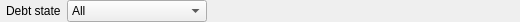
<?xml version="1.0" encoding="UTF-8"?>
<ui version="4.0">
 <class>FHeaderDebt</class>
 <widget class="QWidget" name="FHeaderDebt">
  <property name="geometry">
   <rect>
    <x>0</x>
    <y>0</y>
    <width>520</width>
    <height>22</height>
   </rect>
  </property>
  <property name="windowTitle">
   <string>Form</string>
  </property>
  <layout class="QHBoxLayout" name="horizontalLayout">
   <property name="sizeConstraint">
    <enum>QLayout::SetMinimumSize</enum>
   </property>
   <property name="leftMargin">
    <number>0</number>
   </property>
   <property name="topMargin">
    <number>0</number>
   </property>
   <property name="rightMargin">
    <number>0</number>
   </property>
   <property name="bottomMargin">
    <number>0</number>
   </property>
   <item>
    <widget class="WDate2" name="wd" native="true"/>
   </item>
   <item>
    <widget class="QLabel" name="labelState">
     <property name="text">
      <string>Debt state</string>
     </property>
    </widget>
   </item>
   <item>
    <widget class="QComboBox" name="cbDebtState">
     <property name="minimumSize">
      <size>
       <width>140</width>
       <height>0</height>
      </size>
     </property>
     <item>
      <property name="text">
       <string>All</string>
      </property>
     </item>
     <item>
      <property name="text">
       <string>Unpaid</string>
      </property>
     </item>
     <item>
      <property name="text">
       <string>Paid</string>
      </property>
     </item>
    </widget>
   </item>
   <item>
    <spacer name="horizontalSpacer">
     <property name="orientation">
      <enum>Qt::Horizontal</enum>
     </property>
     <property name="sizeHint" stdset="0">
      <size>
       <width>40</width>
       <height>20</height>
      </size>
     </property>
    </spacer>
   </item>
  </layout>
 </widget>
 <customwidgets>
  <customwidget>
   <class>WDate2</class>
   <extends>QWidget</extends>
   <header location="global">wdate2.h</header>
   <container>1</container>
  </customwidget>
 </customwidgets>
 <resources/>
 <connections/>
</ui>
